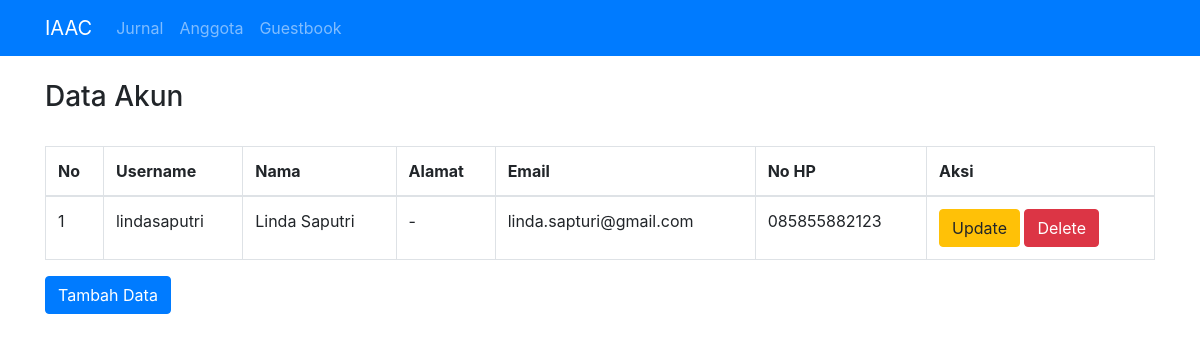
The app's page /pages/member/index.php, older data.
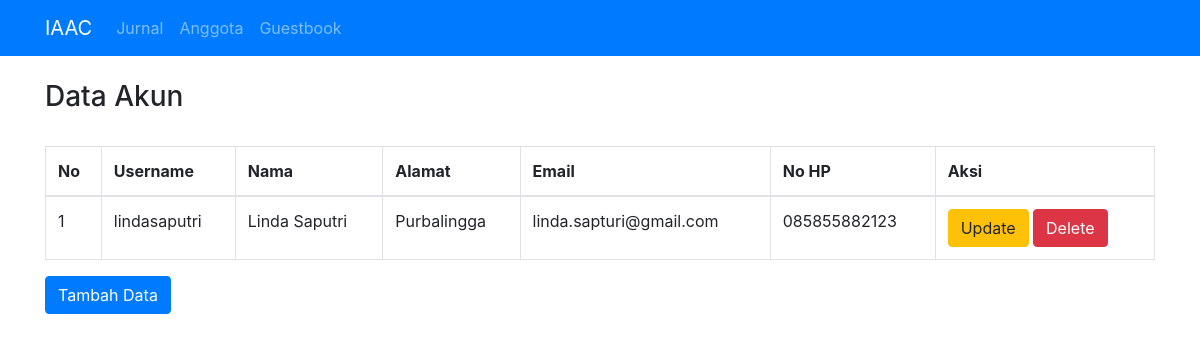
The same page, newer data.
### tables this page shows
CREATE TABLE `tb_akun` (
  `id_anggota` int(11) NOT NULL,
  `username` varchar(50) DEFAULT NULL,
  `nama` varchar(50) DEFAULT NULL,
  `alamat` varchar(50) DEFAULT NULL,
  `email` varchar(30) DEFAULT NULL,
  `no_hp` char(13) DEFAULT NULL
);

### pages/member/index.php (the view, shortened to what this page needs)
<?php include "../template/header.php"; ?>
	<div class="container">
    <h3> Data Akun </h3>
    <table class="table table-bordered table-hover">
        <br>
        <thead>
        <tr>
            <th>No</th>
            <th>Username</th>
            <th>Nama</th>
            <th>Alamat</th>
            <th>Email</th>
            <th>No HP</th>
            <th colspan='2'>Aksi</th>
        </tr>
        </thead>
        <?php
        include "../../config/koneksi.php";
        $sql="select * from tb_akun";
        $hasil=mysqli_query($kon,$sql);
        $no=0;
        while ($data = mysqli_fetch_array($hasil)) {
            $no++;
            ?>
            <tbody>
            <tr>
                <td><?php echo $no;?></td>
                <td><?php echo $data["username"]; ?></td>
                <td><?php echo $data["nama"];   ?></td>
                <td><?php echo $data["alamat"];   ?></td>
                <td><?php echo $data["email"];   ?></td>
                <td><?php echo $data["no_hp"];   ?></td>
                <td>
                    <a href="update.php?id_anggota=<?php echo htmlspecialchars($data['id_anggota']); ?>" class="btn btn-warning" role="button">Update</a>
                    <a href="<?php echo htmlspecialchars($_SERVER["PHP_SELF"]);?>?id_anggota=<?php echo $data['id_anggota']; ?>" class="btn btn-danger" role="button">Delete</a>
                </td>
            </tr>
            </tbody>
            <?php
        }
        ?>
    </table>
    <a href="create.php" class="btn btn-primary" role="button">Tambah Data</a>
	</div>
<?php include "../template/footer.php"; ?>

Row changes from the older to the newer data that the page shows:
changed tb_akun "lindasaputri": alamat "-" → "Purbalingga"
